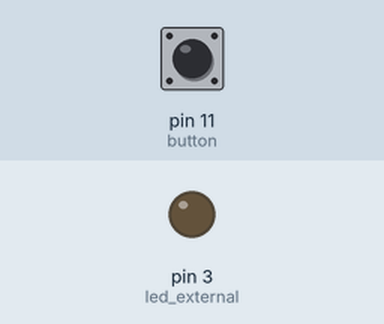
The program below on a simulated MicroPython board. Shown: output pins drawn as LEDs (lit = HIGH). The test bench sets the inputs (shaded band); at power-on: pin 11 (button) LOW.

Above: at 1.2 s.
1.3 s: pin 11 (button) pulled HIGH for 0.15 s
At 2.1 s:
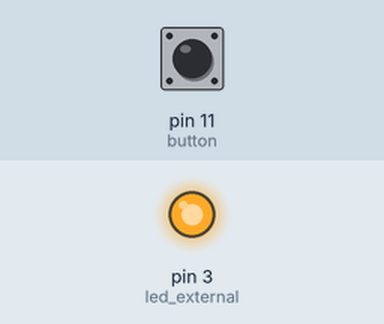
4.4 s: pin 11 (button) pulled HIGH for 1 s
At 7.1 s:
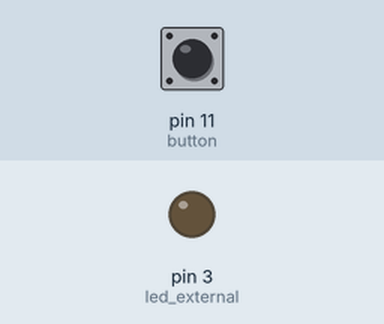
7.9 s: pin 11 (button) pulled HIGH for 3.2 s
At 8.3 s:
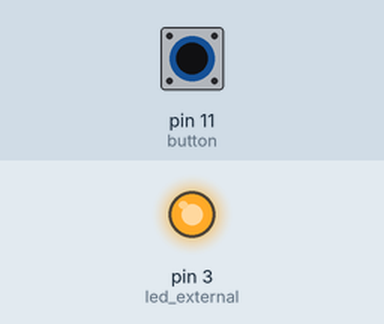
Timing chart, 0 to 13.4 s (numbered marks = the images above; inputs shaded):
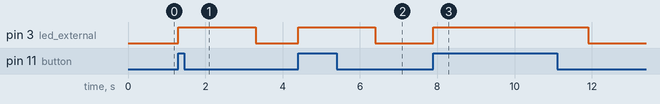

Measured:
- after the input at 1.3 s, pin 3 (led_external): LOW → HIGH at once, → LOW 2.0 s later
- after the input at 4.4 s, pin 3 (led_external): LOW → HIGH at once, → LOW 2.0 s later
- after the input at 7.9 s, pin 3 (led_external): LOW → HIGH at once, → LOW 4.0 s later

The program:

breadboard_III.py
```python
import machine
import utime

led_external = machine.Pin(3, machine.Pin.OUT)
button = machine.Pin(11, machine.Pin.IN, machine.Pin.PULL_DOWN)

while True:
    if button.value() == 1:
        led_external.value(1)
        utime.sleep(2)
    led_external.value(0)
```
